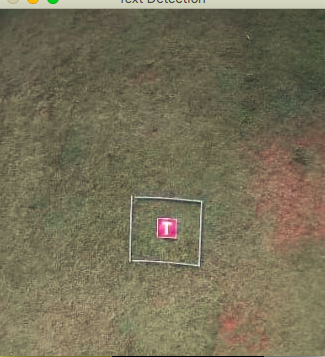
#> input picture OpenCV/Q2/T.png, 325 x 357 px
$ python 2-3.py
#> lines starting #> are read from the running program, lines starting #| are printed output that depends on the picture
import cv2
import numpy as np

img=cv2.imread('T.png')
#> img is the input picture: shape (357, 325, 3); mean B, G, R 87.1, 111.5, 117.7

rows=img.shape[0]
#> rows = 357
cols=img.shape[1]
#> cols = 325

M=np.float32([[1,0,-100],[0,1,-50]])

#Translating by (-100,-50)
dst=cv2.warpAffine(img,M,(cols,rows))
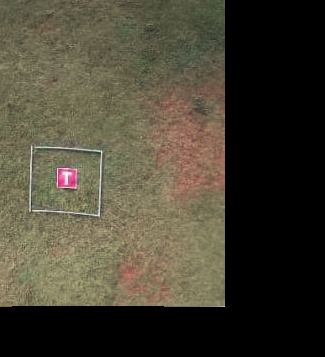
#> dst: shape (357, 325, 3); mean B, G, R 51.8, 66.6, 71.5

cv2.imshow('img',dst)
cv2.waitKey(0)
cv2.destroyAllWindows()
